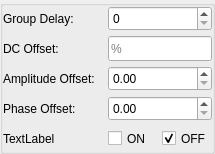
              <widget class="QGroupBox" name="groupBox_8">
               <property name="title">
                <string/>
               </property>
               <layout class="QVBoxLayout" name="verticalLayout_14">
                <property name="spacing">
                 <number>5</number>
                </property>
                <property name="leftMargin">
                 <number>0</number>
                </property>
                <property name="topMargin">
                 <number>0</number>
                </property>
                <property name="rightMargin">
                 <number>0</number>
                </property>
                <property name="bottomMargin">
                 <number>0</number>
                </property>
                <item>
                 <layout class="QGridLayout" name="gridLayout_9" rowstretch="0,0,0,0,0" columnstretch="1,1,1,1" columnminimumwidth="0,0,0,0">
                  <property name="leftMargin">
                   <number>0</number>
                  </property>
                  <property name="topMargin">
                   <number>0</number>
                  </property>
                  <property name="rightMargin">
                   <number>0</number>
                  </property>
                  <property name="bottomMargin">
                   <number>0</number>
                  </property>
                  <property name="spacing">
                   <number>5</number>
                  </property>
                  <item row="2" column="0" colspan="2">
                   <widget class="QLabel" name="label_29">
                    <property name="sizePolicy">
                     <sizepolicy hsizetype="Minimum" vsizetype="Minimum">
                      <horstretch>0</horstretch>
                      <verstretch>0</verstretch>
                     </sizepolicy>
                    </property>
                    <property name="minimumSize">
                     <size>
                      <width>25</width>
                      <height>25</height>
                     </size>
                    </property>
                    <property name="maximumSize">
                     <size>
                      <width>16777215</width>
                      <height>25</height>
                     </size>
                    </property>
                    <property name="text">
                     <string>Amplitude Offset: </string>
                    </property>
                   </widget>
                  </item>
                  <item row="3" column="0" colspan="2">
                   <widget class="QLabel" name="label_30">
                    <property name="sizePolicy">
                     <sizepolicy hsizetype="Minimum" vsizetype="Minimum">
                      <horstretch>0</horstretch>
                      <verstretch>0</verstretch>
                     </sizepolicy>
                    </property>
                    <property name="minimumSize">
                     <size>
                      <width>0</width>
                      <height>25</height>
                     </size>
                    </property>
                    <property name="maximumSize">
                     <size>
                      <width>16777215</width>
                      <height>25</height>
                     </size>
                    </property>
                    <property name="text">
                     <string>Phase Offset: </string>
                    </property>
                   </widget>
                  </item>
                  <item row="3" column="2" colspan="2">
                   <widget class="QDoubleSpinBox" name="doubleSpinBox_16">
                    <property name="sizePolicy">
                     <sizepolicy hsizetype="Minimum" vsizetype="Minimum">
                      <horstretch>0</horstretch>
                      <verstretch>0</verstretch>
                     </sizepolicy>
                    </property>
                    <property name="minimumSize">
                     <size>
                      <width>0</width>
                      <height>25</height>
                     </size>
                    </property>
                    <property name="maximumSize">
                     <size>
                      <width>16777215</width>
                      <height>25</height>
                     </size>
                    </property>
                   </widget>
                  </item>
                  <item row="2" column="2" colspan="2">
                   <widget class="QDoubleSpinBox" name="doubleSpinBox_17">
                    <property name="sizePolicy">
                     <sizepolicy hsizetype="Minimum" vsizetype="Minimum">
                      <horstretch>0</horstretch>
                      <verstretch>0</verstretch>
                     </sizepolicy>
                    </property>
                    <property name="minimumSize">
                     <size>
                      <width>0</width>
                      <height>25</height>
                     </size>
                    </property>
                    <property name="maximumSize">
                     <size>
                      <width>16777215</width>
                      <height>25</height>
                     </size>
                    </property>
                   </widget>
                  </item>
                  <item row="4" column="2">
                   <widget class="QCheckBox" name="checkBox_7">
                    <property name="sizePolicy">
                     <sizepolicy hsizetype="Minimum" vsizetype="Minimum">
                      <horstretch>0</horstretch>
                      <verstretch>0</verstretch>
                     </sizepolicy>
                    </property>
                    <property name="minimumSize">
                     <size>
                      <width>0</width>
                      <height>25</height>
                     </size>
                    </property>
                    <property name="maximumSize">
                     <size>
                      <width>16777215</width>
                      <height>25</height>
                     </size>
                    </property>
                    <property name="text">
                     <string>ON</string>
                    </property>
                   </widget>
                  </item>
                  <item row="1" column="2" colspan="2">
                   <widget class="QLineEdit" name="lineEdit_4">
                    <property name="sizePolicy">
                     <sizepolicy hsizetype="Expanding" vsizetype="Minimum">
                      <horstretch>0</horstretch>
                      <verstretch>0</verstretch>
                     </sizepolicy>
                    </property>
                    <property name="minimumSize">
                     <size>
                      <width>0</width>
                      <height>25</height>
                     </size>
                    </property>
                    <property name="maximumSize">
                     <size>
                      <width>16777215</width>
                      <height>25</height>
                     </size>
                    </property>
                    <property name="placeholderText">
                     <string>%</string>
                    </property>
                   </widget>
                  </item>
                  <item row="1" column="0" colspan="2">
                   <widget class="QLabel" name="label_31">
                    <property name="sizePolicy">
                     <sizepolicy hsizetype="Minimum" vsizetype="Minimum">
                      <horstretch>0</horstretch>
                      <verstretch>0</verstretch>
                     </sizepolicy>
                    </property>
                    <property name="minimumSize">
                     <size>
                      <width>25</width>
                      <height>25</height>
                     </size>
                    </property>
                    <property name="maximumSize">
                     <size>
                      <width>16777215</width>
                      <height>25</height>
                     </size>
                    </property>
                    <property name="text">
                     <string>DC Offset: </string>
                    </property>
                   </widget>
                  </item>
                  <item row="4" column="3">
                   <widget class="QCheckBox" name="checkBox_8">
                    <property name="sizePolicy">
                     <sizepolicy hsizetype="Minimum" vsizetype="Minimum">
                      <horstretch>0</horstretch>
                      <verstretch>0</verstretch>
                     </sizepolicy>
                    </property>
                    <property name="minimumSize">
                     <size>
                      <width>0</width>
                      <height>25</height>
                     </size>
                    </property>
                    <property name="maximumSize">
                     <size>
                      <width>16777215</width>
                      <height>25</height>
                     </size>
                    </property>
                    <property name="text">
                     <string>OFF</string>
                    </property>
                    <property name="checked">
                     <bool>true</bool>
                    </property>
                   </widget>
                  </item>
                  <item row="4" column="0" colspan="2">
                   <widget class="QLabel" name="label_5">
                    <property name="sizePolicy">
                     <sizepolicy hsizetype="Minimum" vsizetype="Minimum">
                      <horstretch>0</horstretch>
                      <verstretch>0</verstretch>
                     </sizepolicy>
                    </property>
                    <property name="maximumSize">
                     <size>
                      <width>16777215</width>
                      <height>25</height>
                     </size>
                    </property>
                    <property name="text">
                     <string>TextLabel</string>
                    </property>
                   </widget>
                  </item>
                  <item row="0" column="0" colspan="2">
                   <widget class="QLabel" name="label_32">
                    <property name="sizePolicy">
                     <sizepolicy hsizetype="Minimum" vsizetype="Minimum">
                      <horstretch>0</horstretch>
                      <verstretch>0</verstretch>
                     </sizepolicy>
                    </property>
                    <property name="minimumSize">
                     <size>
                      <width>25</width>
                      <height>25</height>
                     </size>
                    </property>
                    <property name="maximumSize">
                     <size>
                      <width>16777215</width>
                      <height>25</height>
                     </size>
                    </property>
                    <property name="text">
                     <string>Group Delay: </string>
                    </property>
                   </widget>
                  </item>
                  <item row="0" column="2" colspan="2">
                   <widget class="QSpinBox" name="spinBox_4">
                    <property name="sizePolicy">
                     <sizepolicy hsizetype="Minimum" vsizetype="Minimum">
                      <horstretch>0</horstretch>
                      <verstretch>0</verstretch>
                     </sizepolicy>
                    </property>
                    <property name="minimumSize">
                     <size>
                      <width>0</width>
                      <height>25</height>
                     </size>
                    </property>
                    <property name="maximumSize">
                     <size>
                      <width>16777215</width>
                      <height>25</height>
                     </size>
                    </property>
                   </widget>
                  </item>
                 </layout>
                </item>
               </layout>
              </widget>
